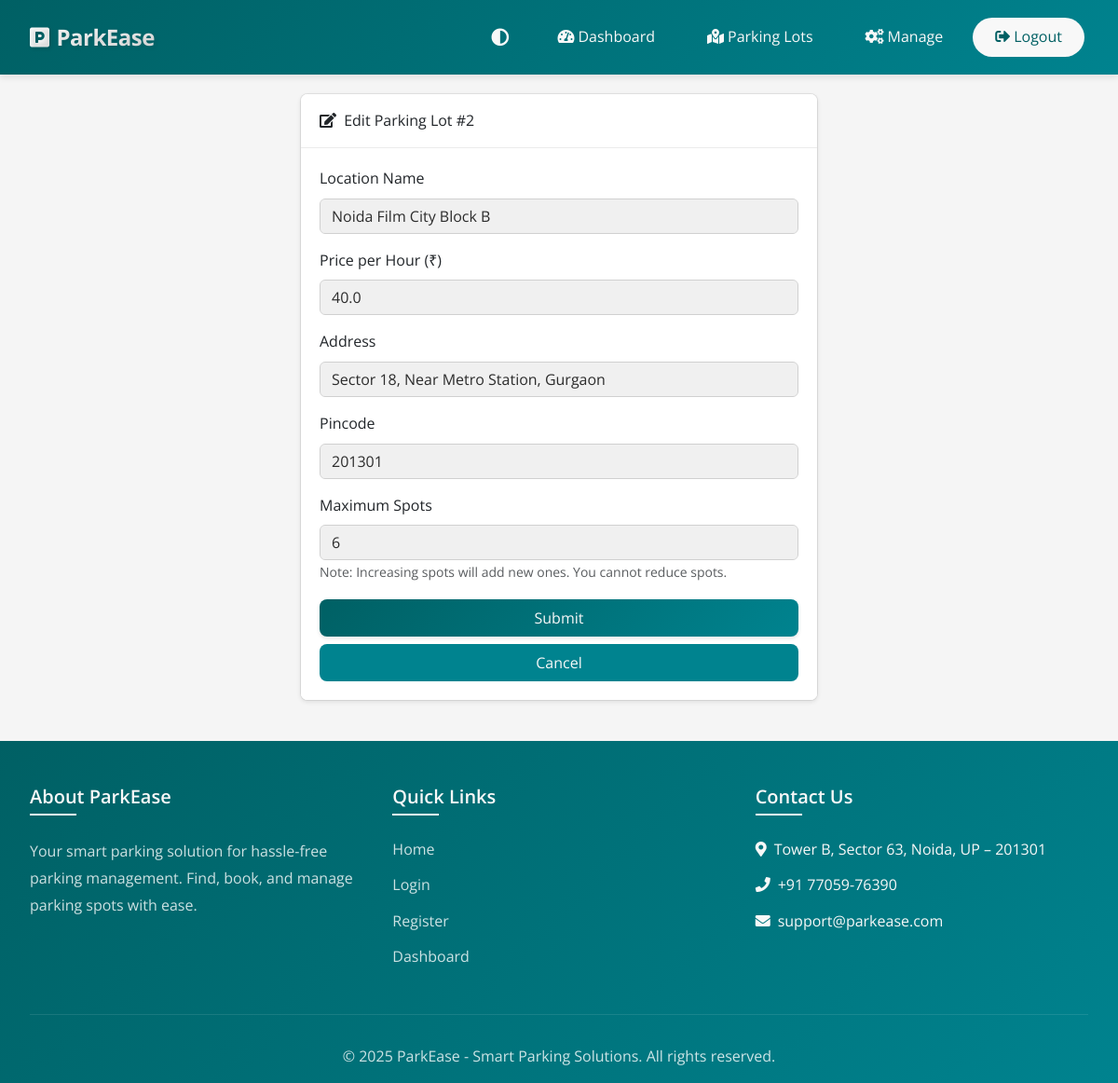
The page /admin/parking_lot/2/edit (signed in) on the database its author committed.
### models.py (models this page shows, shortened)
class ParkingLot(db.Model):
    __tablename__ = 'parking_lots'
    id = db.Column(db.Integer, primary_key=True)
    prime_location_name = db.Column(db.String(100), nullable=False)
    price = db.Column(db.Float, nullable=False)  # Price per hour
    address = db.Column(db.String(200), nullable=False)
    pincode = db.Column(db.Integer, nullable=False)
    max_spots = db.Column(db.Integer, nullable=False)
    created_at = db.Column(db.DateTime, default=datetime.utcnow)
    spots = db.relationship('ParkingSpot', backref='parking_lot', lazy=True, cascade='all, delete-orphan')

### routes/admin/edit_parking_lot.py (the view, shortened to what this page needs)
@admin_bp.route('/parking_lot/<int:lot_id>/edit', methods=['GET', 'POST'])
@login_required
def edit_parking_lot(lot_id):
    if session.get('user_type') != 'admin':
        flash('Access denied', 'danger')
        return redirect(url_for('main.index'))
    lot = ParkingLot.query.get_or_404(lot_id)
    form = ParkingLotForm(obj=lot)
    return render_template('edit_parking_lot.html', form=form, parking_lot=lot)

### forms.py
class ParkingLotForm(FlaskForm):
    prime_location_name = StringField('Location Name', validators=[DataRequired()])
    price = FloatField('Price per Hour', validators=[DataRequired(), NumberRange(min=0.1)])
    address = StringField('Address', validators=[DataRequired()])
    pincode = IntegerField('Pincode', validators=[
        DataRequired(),
        NumberRange(min=100000, max=999999, message='Pincode must be a 6-digit number')
    ])
    max_spots = IntegerField('Maximum Spots', validators=[DataRequired(), NumberRange(min=1)])
    submit = SubmitField('Submit')

### app.py (called while the page is built)
@login_manager.user_loader
def load_user(user_id):
    if session.get('user_type') == 'admin':
        return Admin.query.get(int(user_id))
    return User.query.get(int(user_id))

### templates/edit_parking_lot.html (shortened to what this page needs)
{% extends 'base.html' %}
{% block content %}
<div class="container" style="margin-top: 1.2rem; margin-bottom: 1.2rem;">
  <div class="row justify-content-center">
    <div class="col-md-8 col-lg-6">
      <div class="card mb-4 shadow-sm">
            <div class="card-header" style="margin-top:0;">
                <i class="fas fa-edit me-1"></i>
                Edit Parking Lot #{{ parking_lot.id }}
            </div>
            <div class="card-body">
                <form method="POST" action="{{ url_for('admin.edit_parking_lot', lot_id=parking_lot.id) }}">
                    <div class="mb-3">
                        <label for="prime_location_name" class="form-label">Location Name</label>
                        {{ form.prime_location_name(class="form-control", id="prime_location_name") }}
                    </div>
                    <div class="mb-3">
                        <label for="price" class="form-label">Price per Hour (₹)</label>
                        {{ form.price(class="form-control", id="price") }}
                    </div>
                    <div class="mb-3">
                        <label for="address" class="form-label">Address</label>
                        {{ form.address(class="form-control", id="address") }}
                    </div>
                    <div class="mb-3">
                        <label for="pincode" class="form-label">Pincode</label>
                        {{ form.pincode(class="form-control", id="pincode") }}
                    </div>
                    <div class="mb-3">
                        <label for="max_spots" class="form-label">Maximum Spots</label>
                        {{ form.max_spots(class="form-control", id="max_spots") }}
                        <small class="form-text text-muted">Note: Increasing spots will add new ones. You cannot reduce spots.</small>
                    </div>
                    <div class="d-grid gap-2">
                        {{ form.submit(class="btn btn-primary") }}
                        <a href="{{ url_for('admin.admin_parking_lots') }}" class="btn btn-secondary">Cancel</a>
                    </div>
                </form>
            </div>
        </div>
    </div>
  </div>
</div>
{% endblock %}

### static/css/style.css (style rules this page uses)
body { font-family: 'Open Sans', sans-serif; min-height: 100vh; display: flex; flex-direction: column; color: var(--text-color); line-height: 1.6; background-color: var(--body-bg); }
.card { position: relative; border: 1.5px solid rgba(0,0,0,0.08) !important; border-radius: var(--border-radius); transition: all 0.3s ease; background-clip: padding-box; overflow: hidden; box-shadow: 0 2px 8px rgba(0,0,0,0.03); }
.card-header { border-top-left-radius: var(--border-radius); border-top-right-radius: var(--border-radius); background-color: var(--card-bg); border-bottom: 1px solid rgba(0, 0, 0, 0.1); }
.card-body { position: relative; background-color: var(--card-bg); }
.card, .dashboard-card, .parking-lot-card .card, .admin-card, .modal-content { border-radius: var(--border-radius) !important; }
.card::before, .card::after, .dashboard-card::before, .dashboard-card::after, .parking-lot-card .card::before, .parking-lot-card .card::after, .admin-card::before, .admin-card::after, .modal-content::before, .modal-content::after { display: none !important; }
.card, .dashboard-card, .parking-lot-card .card, .admin-card, .modal-content { background-color: var(--card-bg); }
.card-body { padding: 1.25rem; }
.card-header { padding: 1rem 1.25rem; }
.btn { background-color: var(--primary-color); color: var(--white); border: none; padding: 0.5rem 1rem; border-radius: var(--border-radius); text-decoration: none; transition: all 0.3s ease; }
.btn-primary { background-color: var(--primary-color); color: var(--white); text-decoration: none; }
.btn-secondary { background-color: var(--secondary-color); color: var(--white); text-decoration: none; }
.form-control { border: 1px solid rgba(0, 0, 0, 0.2); }
.fas, .far, .fab { display: inline-block; font-style: normal; font-variant: normal; text-rendering: auto; -webkit-font-smoothing: antialiased; line-height: 1; }
.card, .btn, .nav-link { transition: all 0.3s ease; }
html { scroll-behavior: smooth; }
.btn { position: relative; overflow: hidden; }
.btn::after { content: ''; position: absolute; top: 50%; left: 50%; width: 5px; height: 5px; background: rgba(255, 255, 255, 0.5); opacity: 0; border-radius: 100%; transform: scale(1, 1) translate(-50%); transform-origin: 50% 50%; }
:root { --primary-color: #006064; --primary-hover: #00838f; --secondary-color: #546e7a; --success-color: #2e7d32; --danger-color: #c62828; --warning-color: #f57f17; --info-color: #0277bd; --light-color: #f5f5f5; --dark-color: #263238; --body-bg: #ffffff; --card-bg: #ffffff; --text-color: #37474f; --text-muted: #607d8b; --border-color: rgba(0, 0, 0, 0.15); --border-hover: rgba(0, 0, 0, 0.25); --box-shadow: 0 2px 4px rgba(0, 0, 0, 0.1); --box-shadow-hover: 0 4px 8px rgba(0, 0, 0, 0.15); --border-radius: 8px; --transition-speed: 0.3s; }
.card-body { border-radius: 0; overflow: hidden; }
.card-body { flex: 1; overflow: hidden; }

### static/css/admin.css (style rules this page uses)
body { font-family: 'Open Sans', sans-serif; }

### templates/base.html (style rules this page uses)
:root { --primary-color: #006064; --secondary-color: #00838F; --accent-color: #0039d4; --text-color: #2c2c2c; --text-muted: #4a4a4a; --border-color: #d0d0d0; --card-bg: #ffffff; --input-bg: #f0f0f0; --hover-color: #004D40; --success-color: #00C853; --danger-color: #D50000; --warning-color: #FFD600; --info-color: #00B0FF; --light-text: #4a4a4a; --white: #f8f8f8; --light-bg: #f5f5f5; --border-radius: 8px; --box-shadow: 0 4px 6px rgba(0, 0, 0, 0.08); --body-bg: #f5f5f5; --table-bg: #ffffff; --table-hover: #f8f8f8; }
body { font-family: 'Open Sans', sans-serif; min-height: 100vh; display: flex; flex-direction: column; color: var(--text-color); line-height: 1.6; background-color: var(--body-bg); }
.card, .dashboard-card, .parking-lot-card .card, .modal-content, .table, .form-control, .btn { transition: none; }
.container { max-width: 1400px; padding: 0 2rem; }
.card { background-color: var(--card-bg); border: 1px solid rgba(0, 0, 0, 0.08); box-shadow: var(--box-shadow); }
.card-header { background-color: var(--card-bg); border-bottom: 1px solid rgba(0, 0, 0, 0.08); padding: 1rem 1.25rem; }
.card-body { background-color: var(--card-bg); padding: 1.25rem; }
.btn { transition: var(--transition); }
.btn-primary { background: linear-gradient(135deg, var(--primary-color) 0%, var(--secondary-color) 100%); border: none; box-shadow: 0 2px 4px rgba(0, 0, 0, 0.1); }
.form-control { background-color: var(--input-bg); border: 1px solid var(--border-color); color: var(--text-color); }

### rows shown on the page
ParkingLot: id "2", prime_location_name "Noida Film City Block B", price "40.0", address "Sector 18, Near Metro Station, Gurgaon", pincode "201301", max_spots "6"
